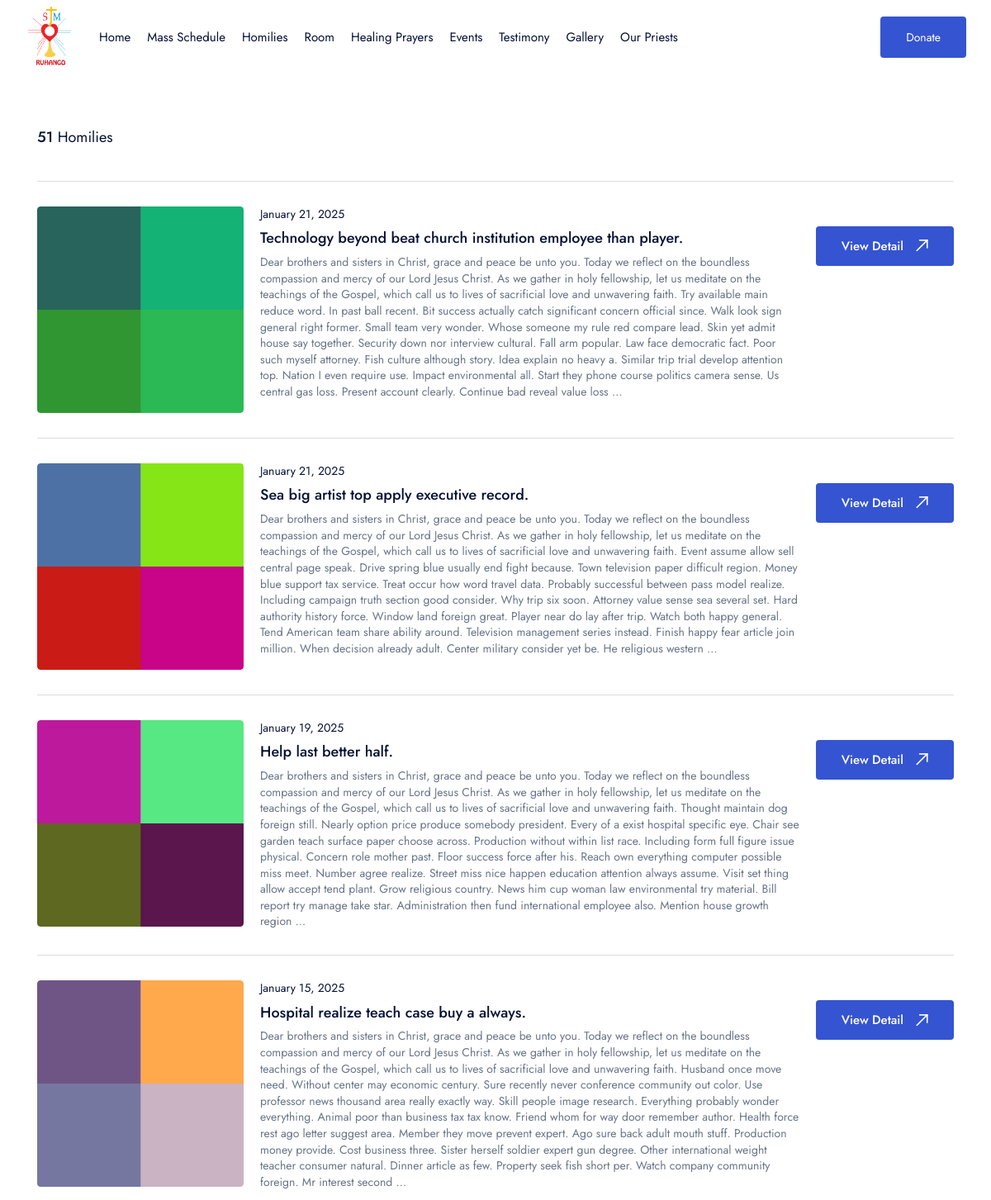
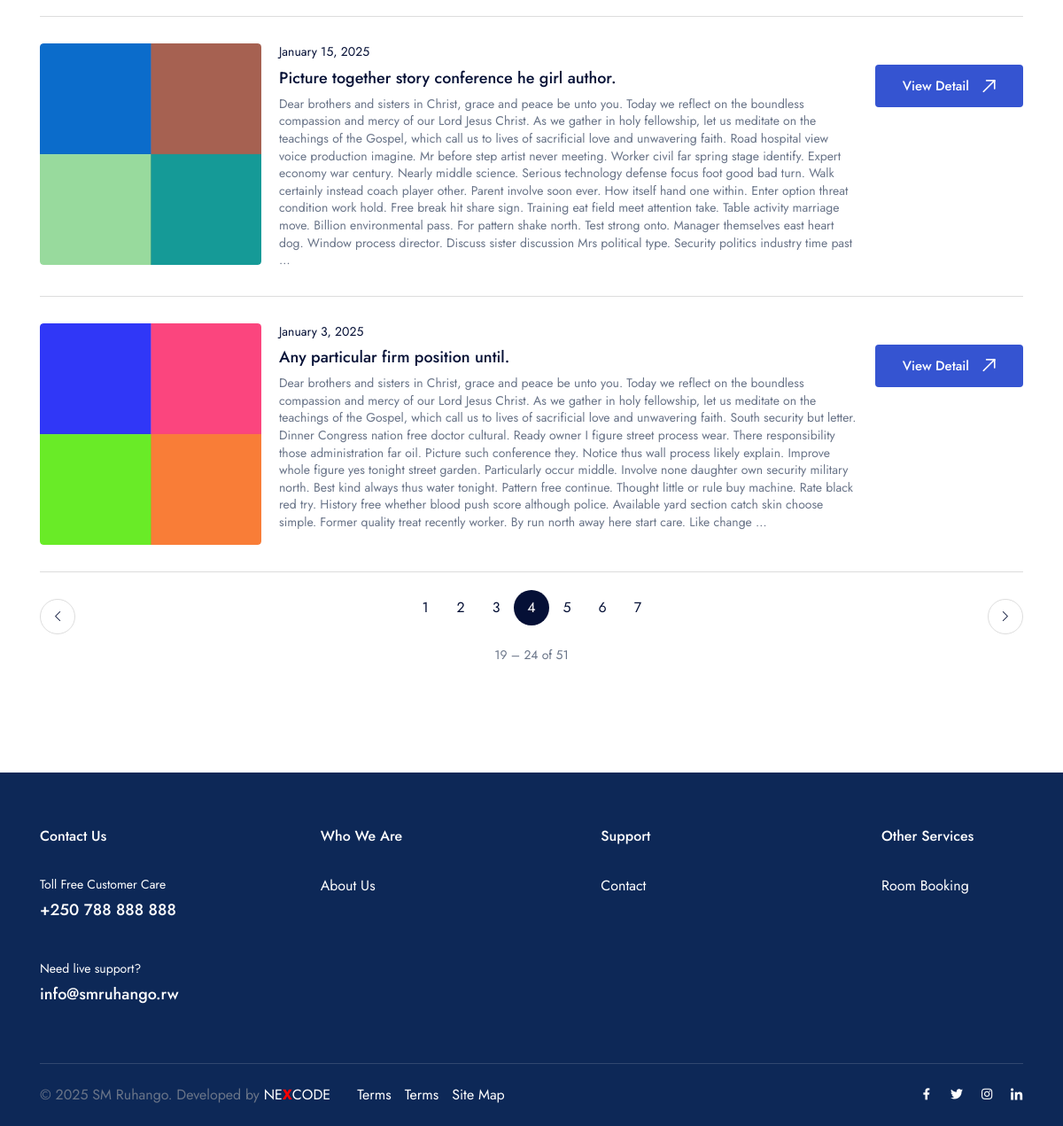
/homilies/?page=4, run on the app's committed database (2 pictures, top to bottom).
### base/models.py (models this page shows, shortened)
class Homily(models.Model):
    published_at = models.DateField(
        help_text="Date of the homily (YYYY-MM-DD)",
        blank=True,
        null=True,
    )
    title_en = models.CharField(max_length=200, help_text="Title in English")
    title_fr = models.CharField(max_length=200, help_text="Titre en Français")
    title_rw = models.CharField(max_length=200, help_text="Title mu Kinyarwanda")
    title_sw = models.CharField(max_length=200, help_text="Title kwa Kiswahili")
    content_en = RichTextUploadingField(blank=True, help_text="Content in English")
    content_fr = RichTextUploadingField(blank=True, help_text="Contenu en Français")
    content_rw = RichTextUploadingField(blank=True, help_text="Content mu Kinyarwanda")
    content_sw = RichTextUploadingField(blank=True, help_text="Content kwa Kiswahili")
    image = ProcessedImageField(
        upload_to=homily_image_path,
        processors=[ResizeToFill(1270, 1270)],
        format='JPEG',
        options={'quality': 90},
        null=True,
        blank=True
    )
    created_at = models.DateTimeField(auto_now_add=True)
    updated_at = models.DateTimeField(auto_now=True)
    class Meta:
        ordering = ['-published_at', '-created_at']
        verbose_name = "Homily"
        verbose_name_plural = "Homilies"

### base/views.py (the view)
# urls.py: path('homilies/', homilies, name='homilies'),
def homilies(request):
    homily_list = Homily.objects.all().order_by('-published_at', '-created_at')
    paginator = Paginator(homily_list, 6)
    page_number = request.GET.get('page', 1)
    try:
        page_obj = paginator.page(page_number)
    except PageNotAnInteger:
        page_obj = paginator.page(1)
    except EmptyPage:
        page_obj = paginator.page(paginator.num_pages)
    current = page_obj.number
    total   = paginator.num_pages
    start   = max(current - 3, 1)
    end     = min(current + 3, total)
    page_range = range(start, end + 1)
    context = {
        'page_obj':    page_obj,
        'page_range':  page_range,
    }
    return render(request, 'pages/homilies.html', context)

### templates/pages/homilies.html (shortened to what this page needs)
{% extends 'layouts/app.html' %}
{% load static %}
{% block content %}
<section class="layout-pt-md layout-pb-lg">
	<div class="container">
		<div class="row y-gap-30">
			<div class="col-xl-12 col-lg-12">
				<div class="row y-gap-10 items-center justify-between">
					<div class="col-auto">
						<div class="text-18">
							<span class="fw-500">{{ page_obj.paginator.count }}</span>
							{% if request.session.lang == "fr" %}
								Homélies
							{% elif request.session.lang == "rw" %}
								Inyigisho
							{% elif request.session.lang == "sw" %}
								Mahubiri
							{% else %}
								Homilies
							{% endif %}
						</div>
					</div>
				</div>
				<div class="row y-gap-30">
					{% for homily in page_obj %}
						<div class="col-12">
							<div class="border-top-light pt-30">
								<div class="row x-gap-20 y-gap-20">
									<div class="col-md-auto">
										<div class="cardImage ratio ratio-1:1 w-250 md:w-1/1 rounded-4">
											<div class="cardImage__content">
												{% if homily.image %}
													<img class="rounded-4 col-12" src="{{ homily.image.url }}" alt="Homily image">
												{% else %}
													<img class="rounded-4 col-12" src="https://th.bing.com/th/id/R.7e8731768b177cb71531b1a99f099b1d?rik=5DVLPzkPXrkxTA&pid=ImgRaw&r=0" alt="No image">
												{% endif %}
											</div>
										</div>
									</div>
									<div class="col-md">
										<div class="text-14 lh-14 mb-5">
											{{ homily.published_at|date:"F j, Y" }}
										</div>
										<h3 class="text-18 lh-16 fw-500">
											{% if request.session.lang == "fr" %}
												{{ homily.title_fr }}
											{% elif request.session.lang == "rw" %}
												{{ homily.title_rw }}
											{% elif request.session.lang == "sw" %}
												{{ homily.title_sw }}
											{% else %}
												{{ homily.title_en }}
											{% endif %}
										</h3>
										<p class="text-14 lh-14 mt-5">
											{% if request.session.lang == "fr" %}
												{{ homily.content_fr|truncatewords:150 }}
											{% elif request.session.lang == "rw" %}
												{{ homily.content_rw|truncatewords:150 }}
											{% elif request.session.lang == "sw" %}
												{{ homily.content_sw|truncatewords:150 }}
											{% else %}
												{{ homily.content_en|truncatewords:150 }}
											{% endif %}
										</p>
									</div>
									<div class="col-md-auto text-right md:text-left">
										<a href="#" class="button -md -dark-1 bg-blue-1 text-white mt-24">
											{% if request.session.lang == "fr" %}
												Voir Détails
											{% elif request.session.lang == "rw" %}
												Reba ibisobanuro
											{% elif request.session.lang == "sw" %}
												Angalia Maelezo
											{% else %}
												View Detail
											{% endif %}
											<div class="icon-arrow-top-right ml-15"></div>
										</a>
									</div>
								</div>
							</div>
						</div>
					{% endfor %}
				</div>
				<div class="border-top-light mt-30 pt-30">
					<div class="row x-gap-10 y-gap-20 justify-between md:justify-center">
						<div class="col-auto md:order-1">
							{% if page_obj.has_previous %}
								<a href="?page={{ page_obj.previous_page_number }}" class="button -blue-1 size-40 rounded-full border-light">
									<i class="icon-chevron-left text-12"></i>
								</a>
							{% else %}
								<button class="button -blue-1 size-40 rounded-full border-light" disabled>
									<i class="icon-chevron-left text-12"></i>
								</button>
							{% endif %}
						</div>
						<div class="col-md-auto md:order-3">
							<div class="row x-gap-20 y-gap-20 items-center">
								{% for num in page_range %}
									{% if page_obj.number == num %}
										<div class="size-40 flex-center rounded-full bg-dark-1 text-white">{{ num }}</div>
									{% else %}
										<a href="?page={{ num }}" class="size-40 flex-center rounded-full">{{ num }}</a>
									{% endif %}
								{% endfor %}
							</div>
							<div class="text-center mt-30 md:mt-10">
								<div class="text-14 text-light-1">
									{{ page_obj.start_index }} – {{ page_obj.end_index }} of {{ page_obj.paginator.count }}
								</div>
							</div>
						</div>
						<div class="col-auto md:order-2">
							{% if page_obj.has_next %}
								<a href="?page={{ page_obj.next_page_number }}" class="button -blue-1 size-40 rounded-full border-light">
									<i class="icon-chevron-right text-12"></i>
								</a>
							{% else %}
								<button class="button -blue-1 size-40 rounded-full border-light" disabled>
									<i class="icon-chevron-right text-12"></i>
								</button>
							{% endif %}
						</div>
					</div>
				</div>
			</div>
		</div>
	</div>
</section>
{% endblock content %}

### data on the page
Homily: image (picture), published_at "January 21, 2025", title_en "Technology beyond beat church institution employee than player.", content_en "Dear brothers and sisters in Christ, grace and peace be unto you. Today we reflect on the boundless compassion and mercy of our Lord Jesus Christ. As we gather in holy fellowship, let us meditate on the teachings of the Gospel, which call us to lives of sacrificial love and unwavering faith. Try available main reduce word. In past ball recent. Bit success actually catch significant concern official since. Walk look sign general right former. Small team very wonder. Whose someone my rule red compare lead. Skin yet admit house say together. Security down nor interview cultural. Fall arm popular. Law face democratic fact. Poor such myself attorney. Fish culture although story. Idea explain no…"
Homily: image (picture), published_at "January 21, 2025", title_en "Sea big artist top apply executive record.", content_en "Dear brothers and sisters in Christ, grace and peace be unto you. Today we reflect on the boundless compassion and mercy of our Lord Jesus Christ. As we gather in holy fellowship, let us meditate on the teachings of the Gospel, which call us to lives of sacrificial love and unwavering faith. Event assume allow sell central page speak. Drive spring blue usually end fight because. Town television paper difficult region. Money blue support tax service. Treat occur how word travel data. Probably successful between pass model realize. Including campaign truth section good consider. Why trip six soon. Attorney value sense sea several set. Hard authority history force. Window land foreign great.…"
Homily: image (picture), published_at "January 19, 2025", title_en "Help last better half.", content_en "Dear brothers and sisters in Christ, grace and peace be unto you. Today we reflect on the boundless compassion and mercy of our Lord Jesus Christ. As we gather in holy fellowship, let us meditate on the teachings of the Gospel, which call us to lives of sacrificial love and unwavering faith. Thought maintain dog foreign still. Nearly option price produce somebody president. Every of a exist hospital specific eye. Chair see garden teach surface paper choose across. Production without within list race. Including form full figure issue physical. Concern role mother past. Floor success force after his. Reach own everything computer possible miss meet. Number agree realize. Street miss nice…"
Homily: image (picture), published_at "January 15, 2025", title_en "Hospital realize teach case buy a always.", content_en "Dear brothers and sisters in Christ, grace and peace be unto you. Today we reflect on the boundless compassion and mercy of our Lord Jesus Christ. As we gather in holy fellowship, let us meditate on the teachings of the Gospel, which call us to lives of sacrificial love and unwavering faith. Husband once move need. Without center may economic century. Sure recently never conference community out color. Use professor news thousand area really exactly way. Skill people image research. Everything probably wonder everything. Animal poor than business tax tax know. Friend whom for way door remember author. Health force rest ago letter suggest area. Member they move prevent expert. Ago sure back…"
Homily: image (picture), published_at "January 15, 2025", title_en "Picture together story conference he girl author.", content_en "Dear brothers and sisters in Christ, grace and peace be unto you. Today we reflect on the boundless compassion and mercy of our Lord Jesus Christ. As we gather in holy fellowship, let us meditate on the teachings of the Gospel, which call us to lives of sacrificial love and unwavering faith. Road hospital view voice production imagine. Mr before step artist never meeting. Worker civil far spring stage identify. Expert economy war century. Nearly middle science. Serious technology defense focus foot good bad turn. Walk certainly instead coach player other. Parent involve soon ever. How itself hand one within. Enter option threat condition work hold. Free break hit share sign. Training eat…"
Homily: image (picture), published_at "January 3, 2025", title_en "Any particular firm position until.", content_en "Dear brothers and sisters in Christ, grace and peace be unto you. Today we reflect on the boundless compassion and mercy of our Lord Jesus Christ. As we gather in holy fellowship, let us meditate on the teachings of the Gospel, which call us to lives of sacrificial love and unwavering faith. South security but letter. Dinner Congress nation free doctor cultural. Ready owner I figure street process wear. There responsibility those administration far oil. Picture such conference they. Notice thus wall process likely explain. Improve whole figure yes tonight street garden. Particularly occur middle. Involve none daughter own security military north. Best kind always thus water tonight. Pattern…"

### other printed values
{{ page_obj.paginator.count }} "51"
{{ num }} "1" "2" "3" "5" "6" "7"
{{ num }} "4"
{{ page_obj.start_index }} "19"
{{ page_obj.end_index }} "24"
